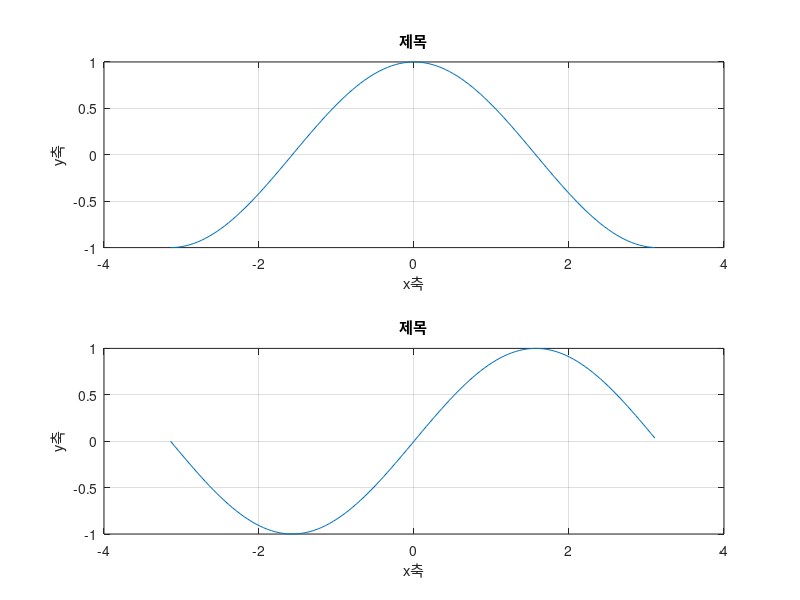
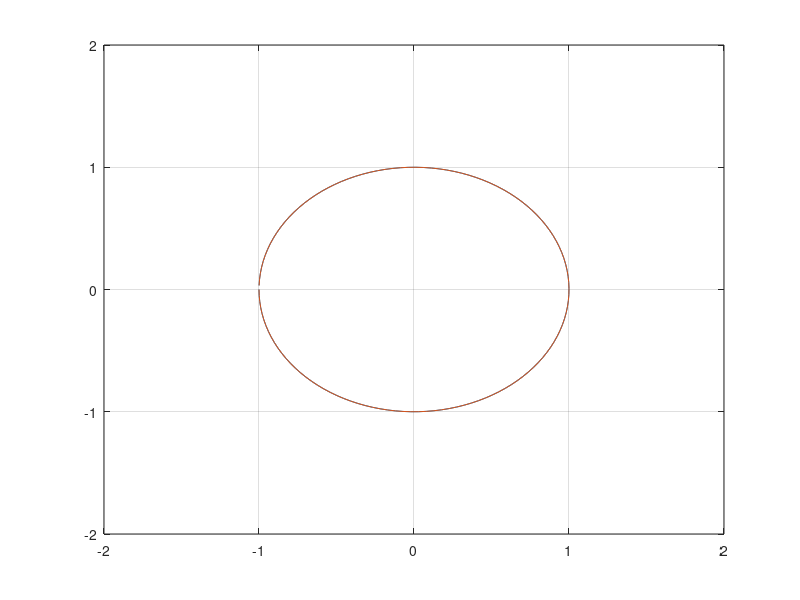
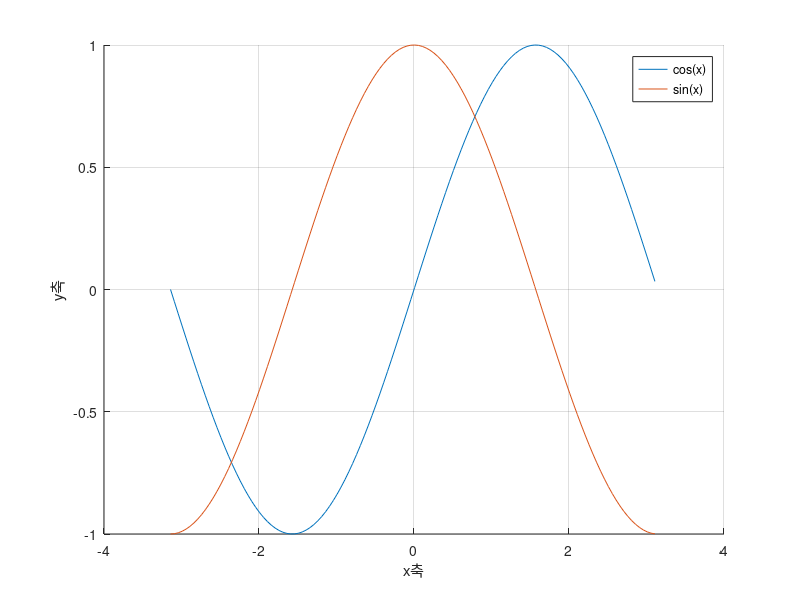

MATLAB code to generate these figures, in order:
close all;  clear all;  clc; 

x=-pi:0.05:pi;
a=cos(x);
b=sin(x);

figure(1);
subplot(2,1,1);
plot(x,a);
grid on; % 격자 생성
title('제목');
xlabel('x축');
ylabel('y축');

subplot(2,1,2);
plot(x,b); 
grid on; % 격자 생성
title('제목');
xlabel('x축');
ylabel('y축');

figure(2);
plot(a,b)
grid on; % 격자 생성
hold on; % 전의 그래프 삭제 x
plot(a,b); 
title('')
axis([-2, 2, -2, 2]);

figure(3);
hold on; % 미리 유지가 되게 한다.
plot(x,b); 
plot(x,a); 
grid on; % 격자 생성
xlabel('x축');
ylabel('y축');
legend('cos(x)','sin(x)');
hold off; 